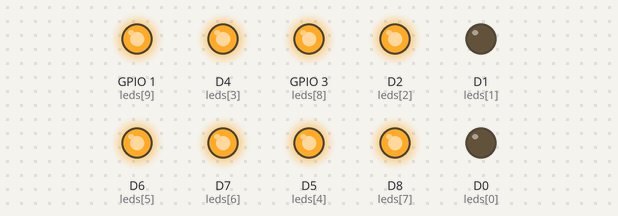
A sketch run on a simulated ESP8266 (NodeMCU). On the bench: output pins drawn as LEDs (lit = HIGH).

Above: at 0.15 s.
At 0.75 s:
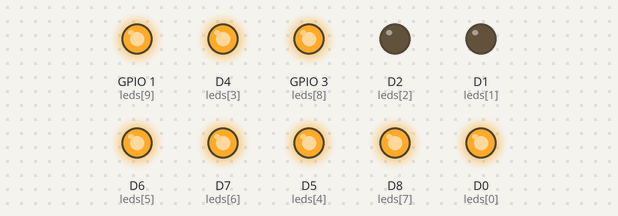
At 1.35 s:
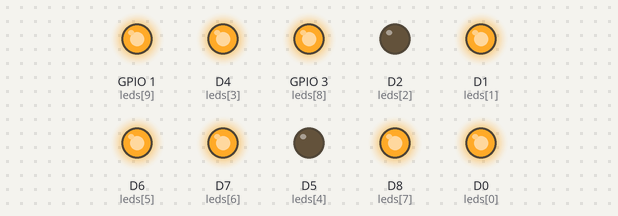
At 1.95 s:
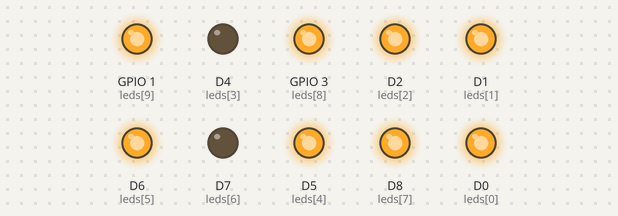
At 3.15 s:
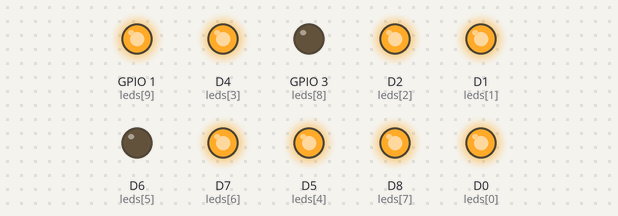
At 4.2 s:
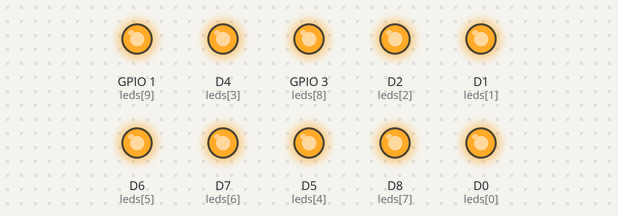
Timing chart, 0 to 5.9 s (numbered marks = the images above):
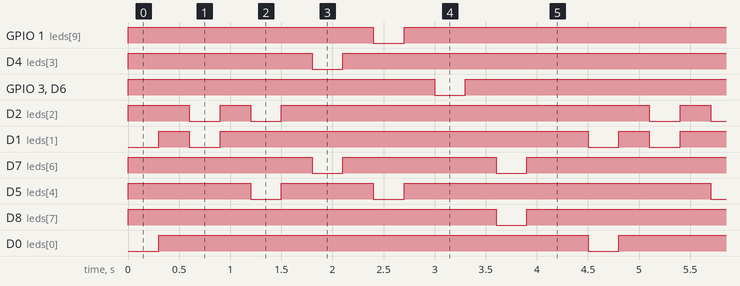

Measured:
- by itself, GPIO 1 (leds[9]), D4 (leds[3]), GPIO 3 (leds[8]), D6 (leds[5]), D8 (leds[7]), D0 (leds[0]): alternates HIGH for 4.2 s and LOW for 0.30 s
- by itself, D2 (leds[2]): repeats every 4.5 s: HIGH 0.30 s, LOW 0.30 s, HIGH 3.6 s, LOW 0.30 s
- by itself, D1 (leds[1]): repeats every 4.5 s: LOW 0.30 s, HIGH 3.6 s, LOW 0.30 s, HIGH 0.30 s
- by itself, D7 (leds[6]): repeats every 4.5 s: HIGH 1.5 s, LOW 0.30 s, HIGH 2.4 s, LOW 0.30 s
- by itself, D5 (leds[4]): repeats every 4.5 s: HIGH 0.90 s, LOW 0.30 s, HIGH 3.0 s, LOW 0.30 s

The sketch:

HW.ino
```cpp
#define NUM 14
int leds[NUM] = {D0, D1, D2, D4, D5, D6, D7, D8, D9, D10, D11, D13, D14, D15};

// 將每個腳位模式設為OUTPUT
void setup() {
  for(int i = 0; i < NUM; i++){
    pinMode(leds[i], OUTPUT);
    digitalWrite(leds[i], HIGH);//初始化
  }
}
void loop() {

  for(int i = 0; i < NUM/2 ; i++){
    digitalWrite(leds[i], LOW);
    digitalWrite(leds[NUM-i-1], LOW);
    delay(300);
    digitalWrite(leds[i], HIGH);
    digitalWrite(leds[NUM-i-1], HIGH);
    delay(300);
  }
  delay(300);
}
```
